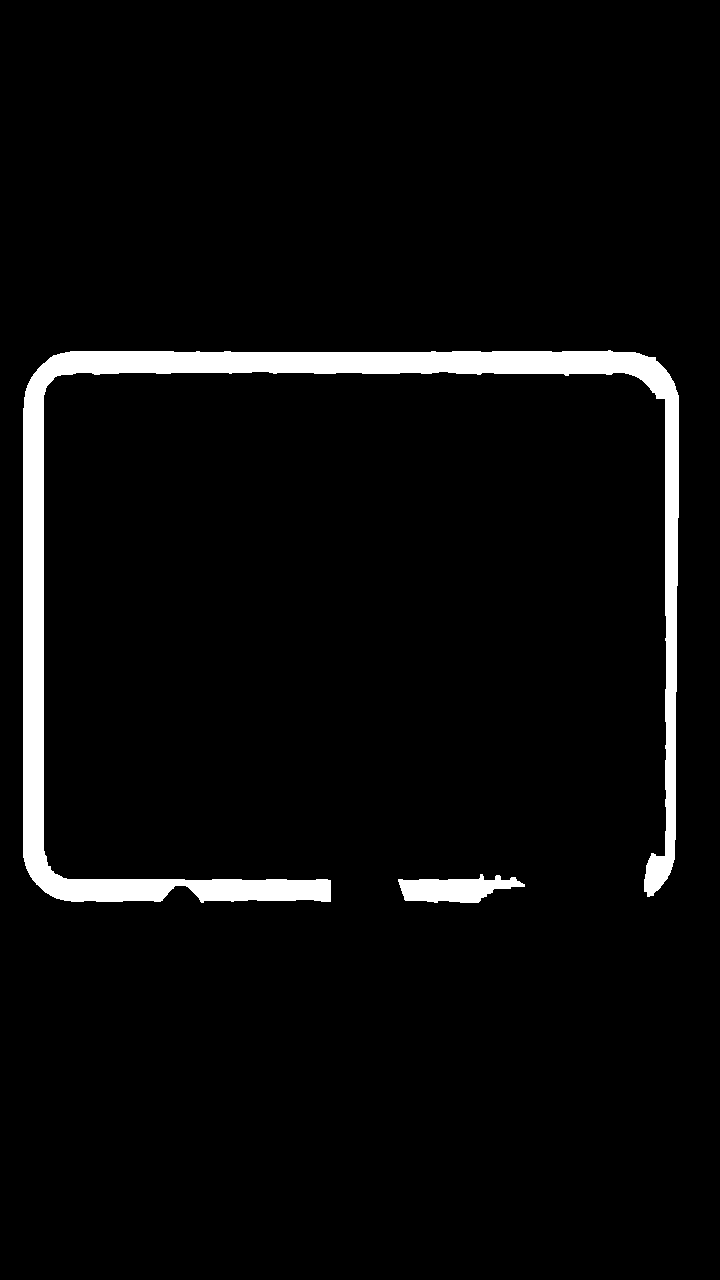
#> input picture ugc/fusou-vanity/refs/m1a_led_mask.png, 720 x 1280 px
$ python -i cut_v2g.py   (imports and definitions only)
#> lines starting #> are read from the running program, lines starting #| are printed output that depends on the picture; after the words box and inside, x2 and y2 are one past the last pixel; in counts of white or black regions, pixels touching at a corner belong together; pictures that were not available may be replaced by others from this repository, and a replacement may not be noted
### ugc/fusou-vanity/cut_r5.py
"""FUSOU vanity cuts V1-V6 (free, 2026-10-03). Every shot sits on the real Grace B word timings (vo/vN_final_words.json).

  python3 cut.py 1 2 ...   -> out/fusou_vN_r2.mp4 (720x1280, 24 fps, VO + tap click + pop click + room tone, loudnorm -16 LUFS)
Shot kinds: ("clip", file, src_start, {opts})  plays at 1.0x (or reversed), never stretched
            ("kb", photo, box, {zoom, pull, to}) free slow push-in / pull-out on a REAL photo (kb.py)
Every shot gets finish.py (grain, no sway) unless it is already finished. The 3-boxes card (real listing photo 11) pops in on "three".
"""
import json, os, subprocess, sys
import cv2, numpy as np
FPS, W, H, TAIL = 24, 720, 1280, 0.4
TMP = "/tmp/claude-0/-home-user/eb264d06-2517-557b-a9f3-9de446d2ca4a/scratchpad/cut"; os.makedirs(TMP, exist_ok=True)
WIDE = ("stills/V1A_fix.png", (0, 0, 768, 1376))
WALK = {"zoom": 1.3, "to": "384,760"}   # r2: slow push-in = walking toward the vanity
CAB, CAB2 = ("refs/vanity_cabinet_open.jpg", (417, 6, 800, 687)), ("refs/vanity_cabinet_open.jpg", (500, 100, 800, 633))
DOOR = ("refs/listing_01.jpg", (500, 60, 800, 593))
PSTRIP = ("refs/vanity_power_strip.jpg", (255, 24, 500, 460))
M1 = "out/M1a_test_v5.mp4"                                   # approved v5: hand-only crop, lights fade on at 1.25 s, already finished
B1CROP, B1BLUR = "600:1067:110:0", (230, 400)
M2CROP = "560:996:0:284"   # outlet clips: cut off the dryer handle so the wrist leaves at the frame edge, never behind the dryer (Ralph)


def run(*a): subprocess.run(a, check=True)
def dur_of(f): return float(subprocess.run(["ffprobe", "-v", "error", "-show_entries", "format=duration", "-of", "csv=p=0", f], capture_output=True, text=True).stdout)
#> `picture = cv2.imread('refs/m1a_led_mask.png', cv2.IMREAD_GRAYSCALE)`: picture: shape (1280, 720); 4.3% white; 2 white regions, box (x1, y1, x2, y2) and area: (23, 350, 679, 903) 37128, (398, 874, 525, 903) 2292


def words(n): return json.load(open(f"vo/v{n}_final_words.json"))
def at(n, word, k=1):
    hits = [w["start"] for w in words(n) if w["text"].lower().strip(",.?!") == word.lower()]
    return hits[k - 1]


def three_boxes(n): return None   # r2 (Ralph 2026-10-03): "three boxes" removed from every voiceover and the pop-up card dropped


# [53 lines left out: functions EDL, render_shot, not called in this run]


def card():
    im = cv2.imread("refs/listing_11.jpg")[230:700, 560:800]; im = cv2.resize(im, (170, 333), interpolation=cv2.INTER_AREA)
#> after `im = cv2.imread('refs/listing_11.jpg')[230:700, 560:800]`:
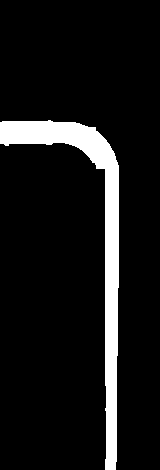
#> im: shape (470, 160, 3); 9% white; 1 white region, box (x1, y1, x2, y2) and area: (0, 120, 119, 470) 6756
#> after `im = cv2.resize(im, (170, 333), interpolation=cv2.INTER_AREA)`:
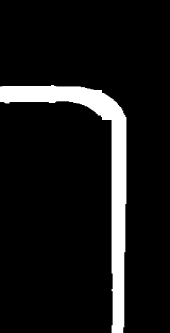
#> im: shape (333, 170, 3); min 0, max 255, mean 22.9
    b = 8; c = cv2.copyMakeBorder(im, b, b, b, b, cv2.BORDER_CONSTANT, value=(255, 255, 255)).astype(np.float32)
#> after `c = cv2.copyMakeBorder(im, b, b, b, b, cv2.BORDER_CONSTANT, value=(255`:
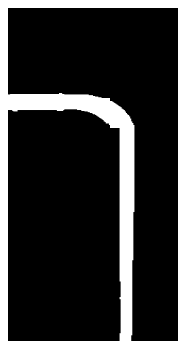
#> c: shape (349, 186, 3) float32; min 0, max 255, mean 52.6
    a = np.zeros(c.shape[:2], np.float32); r = 18; cv2.rectangle(a, (r, 0), (c.shape[1] - r, c.shape[0]), 1, -1); cv2.rectangle(a, (0, r), (c.shape[1], c.shape[0] - r), 1, -1)
#> after `cv2.rectangle(a, (r, 0), (c.shape[1] - r, c.shape[0]), 1, -1)`:
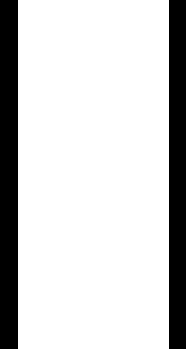
#> a: shape (349, 186) float32; values 0 (black) and 1 (white), 81.2% white; 2 black regions, box (x1, y1, x2, y2) and area: (0, 0, 18, 349) 6282, (169, 0, 186, 349) 5933
#> after `cv2.rectangle(a, (0, r), (c.shape[1], c.shape[0] - r), 1, -1)`:
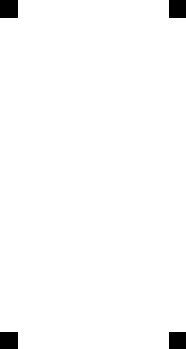
#> a: shape (349, 186) float32; values 0 (black) and 1 (white), 98.1% white; 4 black regions, box (x1, y1, x2, y2) and area: (0, 0, 18, 18) 324, (169, 0, 186, 18) 306, (0, 332, 18, 349) 306, (169, 332, 186, 349) 289
    for x, y in [(r, r), (c.shape[1] - r, r), (r, c.shape[0] - r), (c.shape[1] - r, c.shape[0] - r)]: cv2.circle(a, (x, y), r, 1, -1)
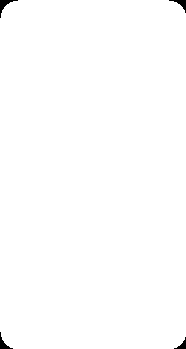
#> a: shape (349, 186) float32; values 0 (black) and 1 (white), 99.6% white; 4 black regions, box (x1, y1, x2, y2) and area: (0, 0, 18, 18) 90, (169, 0, 186, 13) 72, (0, 332, 13, 349) 72, (174, 337, 186, 349) 55
    return c, cv2.GaussianBlur(a, (3, 3), 0)


# [44 lines left out: functions pop, build, not called in this run]


# [2 lines that do not run on import are left out]

### ugc/fusou-vanity/cut_v2g.py
"""V2 (Grace's own script, verbatim) motion cut: every shot is a real moving clip, no Ken Burns on photos, no freezes. Times from vo/v2g_words.json (Grace B take, STT-checked).
   python3 cut_v2g.py  -> out/fusou_v2_grace_r2.mp4 (720x1280, 24 fps, VO + tap click + room tone, loudnorm -16 LUFS). Free."""
import json, os, subprocess
import cv2, numpy as np
import cut_r5 as c
from cut_r5 import W, H, FPS, TAIL, TMP, run, dur_of, render_shot, card
# [1 line not run here, left out]
def at(word, k=1): return [w["start"] for w in WORDS if w["text"].lower().strip(",.?!:") == word.lower()][k - 1]
M1 = ("clip", c.M1, 0, {"done": 1, "dark": {"mask": "refs/m1a_led_mask.png", "ramp": [0, 0.01], "on": [1.22, 1.47], "dark": 0.34}})
# [14 lines that did not run here, left out]
# [1 line that did not run here, left out]
TAPS = [34.56 + 1.2]


def pop2(src, out):
    cd, a = card(); ch, cw = a.shape; X, Y = 48, 600
#> after `ch, cw = a.shape`: ch = 349; cw = 186
    sh = cv2.GaussianBlur(np.pad(a, 20), (0, 0), 9) * 0.35
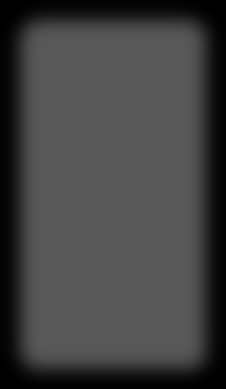
#> sh: shape (389, 226) float32; min 2.82e-05, max 0.35, mean 0.257
    cap = cv2.VideoCapture(src)
#> (the run stopped early here; a loop or call above may not have finished)
